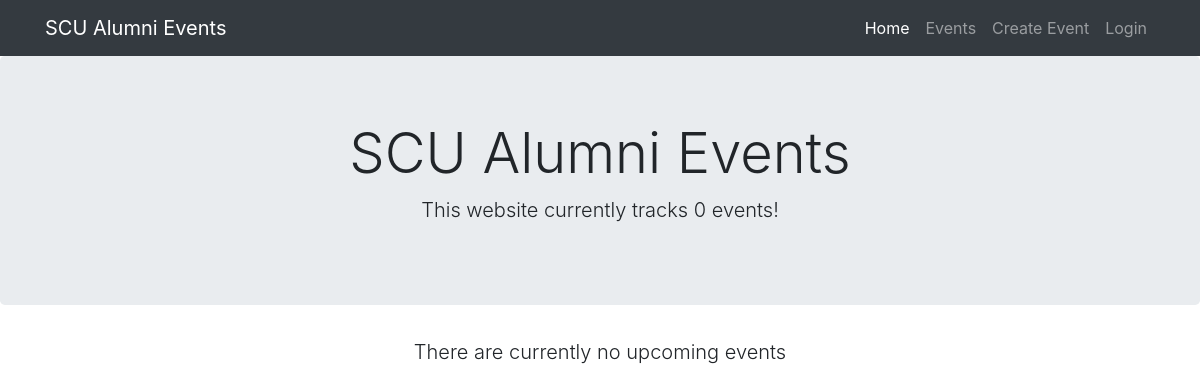
Before: /attendance/ with the older database file.
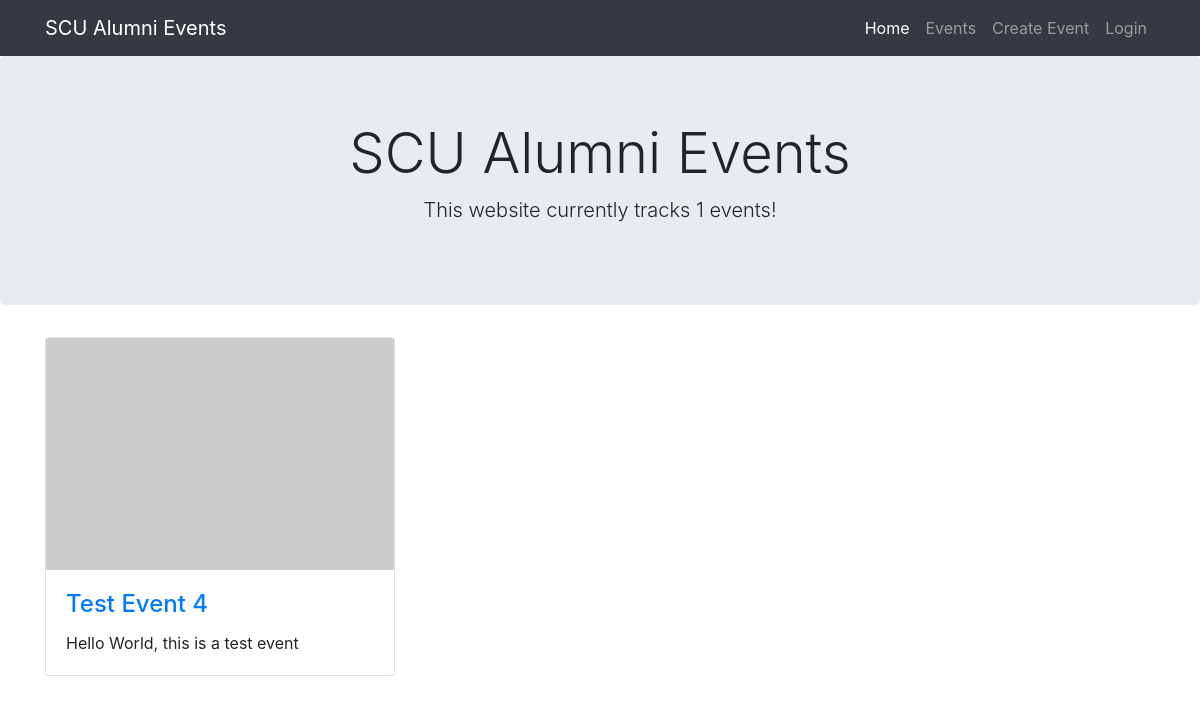
After: the same page with the newer database file.
### attendance/models.py (models this page shows, shortened)
class Event(models.Model):
    name = models.CharField(max_length=200, help_text='Enter an event name')
    description = models.TextField(max_length=1500, help_text='Enter an event description')
    location = models.CharField(max_length=75, help_text='Enter location of event')
    date = models.DateField()
    time = models.TimeField()
    numAttend = models.IntegerField(default=0)
    approved = models.BooleanField(default=False)
    image = models.ImageField()

### attendance/views.py (the view)
# urls.py: path('', views.index, name='index'),
def index(request):
    num_future_events = Event.objects.filter(date__gte=today).count()
    query_set = Event.objects.filter(date__gte=today).order_by('date', 'time')[:3]
    context = {
        'num_future_events': num_future_events,
        'query_set': query_set
    }
    return render(request, 'index.html', context=context)

### attendance/templates/index.html (shortened to what this page needs)
<!DOCTYPE html>
<html lang="en">
<head>
  <link rel="stylesheet" href="https://stackpath.bootstrapcdn.com/bootstrap/4.1.3/css/bootstrap.min.css">
</head>
<body>
  {% block navbar %}
  <nav class="navbar navbar-expand-lg navbar-dark bg-dark static-top">
    <div class="container">
      <a class="navbar-brand" href="{% url 'index' %}">SCU Alumni Events</a>
      <div class="collapse navbar-collapse" id="navbarResponsive">
        <ul class="navbar-nav ml-auto">
          <li class="nav-item active">
            <a class="nav-link" href="{% url 'index' %}">Home
            </a>
          </li>
          <li class="nav-item">
            <a class="nav-link" href="{% url 'events' %}">Events</a>
          </li>
          <li class="nav-item">
            <a class="nav-link" href="{% url 'new_event' %}">Create Event</a>
          </li>
          <li class="nav-item">
            {% if user.is_authenticated %}
            <a class="nav-link" href="{% url 'logout' %}">Logout</a>
            {% else %}
            <a class="nav-link" href="{% url 'login' %}">Login</a>
            {% endif %}
          </li>
        </ul>
      </div>
    </div>
  </nav>
  {% endblock %}
  {% block content %}
  <div class="jumbotron">
    <div class="container">
      <div class="row">
        <div class="col-lg-12 text-center">
          <h1 class="display-4">SCU Alumni Events</h1>
          <p class="lead">This website currently tracks {{num_future_events}} events!</p>
        </div>
      </div>
    </div>
  </div>
  <div class="container">
    {% if query_set %}
    <div class="row">
      {% for event in query_set %}
      <div class="col-lg-4 col-sm-6 portfolio-item">
        <div class="card">
          <img class="card-img-top" src="http://placehold.it/750x500" alt="">
          <div class="card-body">
            <h4 class="card-title">
              <a href="{% url 'event_detail' event.pk %}">{{ event.name }}</a>
            </h4>
            <p class="card-text">{{ event.description|truncatechars:300 }}</p>
          </div>
        </div>
      </div>
      {% endfor %}
    </div>
    {% else %}
    <div class="row">
      <div class="col-lg-12 text-center">
        <p class="lead">There are currently no upcoming events</p>
      </div>
    </div>
    {% endif %}
  </div>
  {% endblock %}
</body>
</html>

Changed rows visible on the page:
added Event: name "Test Event 4", description "Hello World, this is a test event"
Other visible differences:
{{ num_future_events }}: "0" → "1"
text no longer shown: "There are currently no upcoming events"
